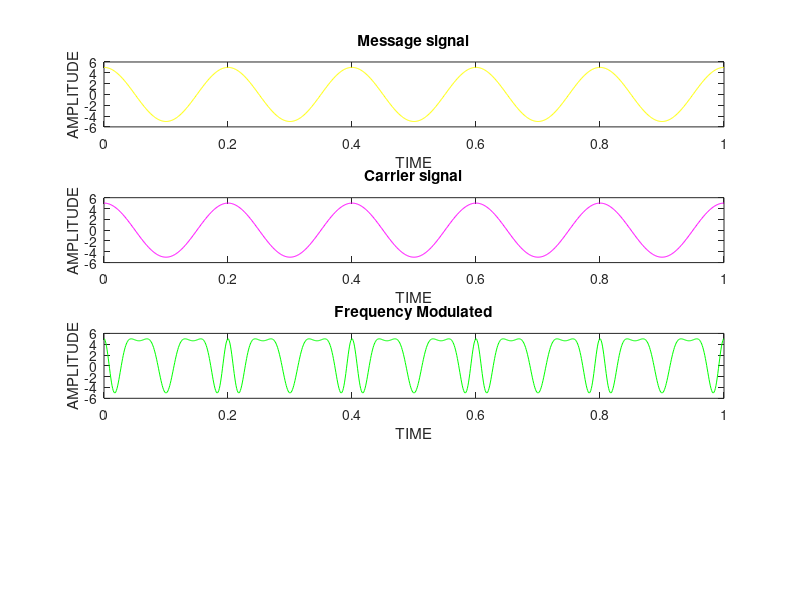

MATLAB code for this plot:
clear all;
close all;
clc;
t=0:0.001:1;
am=input('Amplitude of the Modulated Signal');
fm=input('Frequency of the Modulated signal');
ac=input('Amplitude of the carrier signal');
fc=input('Frequency of the carrier signal');
mf=input('Modulation Index');
xt=am*cos(2*pi*fm*t);
subplot(4,1,1);
plot(t,xt,'y');
title('Message signal');
xlabel('TIME');
ylabel('AMPLITUDE');
ct=ac*cos(2*pi*fc*t);
subplot(4,1,2);
plot(t,ct,'m');
title('Carrier signal');
xlabel('TIME');
ylabel('AMPLITUDE');
sfmt=ac*cos((2*pi*fc*t)+(mf*sin(2*pi*fm*t)));
subplot(4,1,3);
plot(t,sfmt,'g');
title('Frequency Modulated');
xlabel('TIME');
ylabel('AMPLITUDE');
